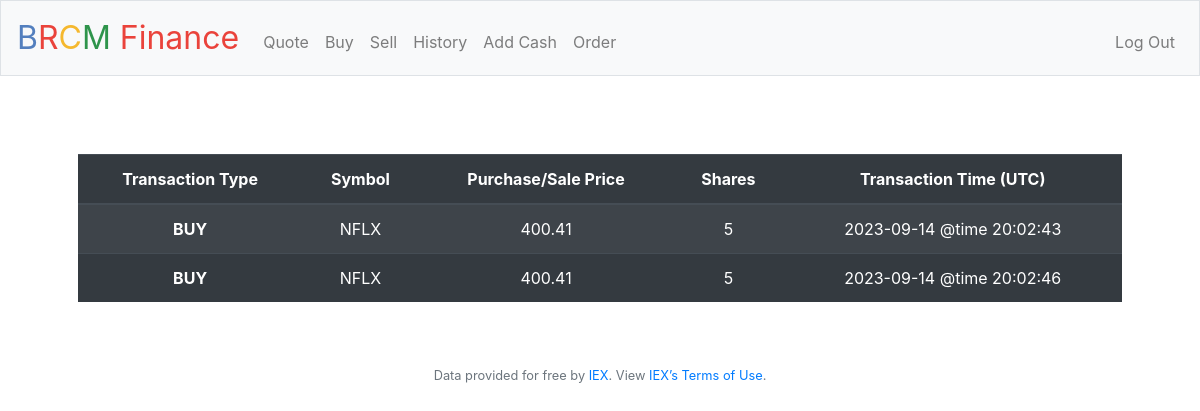
The app's page /history (signed in) with its own data.
### tables this page shows
CREATE TABLE orders (id INTEGER, user_id NUMERIC NOT NULL, symbol TEXT NOT NULL,             shares NUMERIC NOT NULL, price NUMERIC NOT NULL, timestamp TEXT, PRIMARY KEY(id),             FOREIGN KEY(user_id) REFERENCES users(id));

### app.py (the view)
@app.route("/history")
@login_required
def history():
    rows = db.execute("SELECT symbol, shares, price, timestamp FROM orders WHERE user_id = ?", session["user_id"])
    return render_template("history.html", rows = rows)

### app.py (called while the page is built)
@app.after_request
def after_request(response):
    response.headers["Cache-Control"] = "no-cache, no-store, must-revalidate"
    response.headers["Expires"] = 0
    response.headers["Pragma"] = "no-cache"
    return response

### helpers.py (called while the page is built)
def login_required(f):
    @wraps(f)
    def decorated_function(*args, **kwargs):
        if session.get("user_id") is None:
            return redirect("/login")
        return f(*args, **kwargs)
    return decorated_function

### templates/history.html (shortened to what this page needs)
{% extends "layout.html" %}
{% block main %}
    <table style='margin-top: 30px' class="table table-striped table-dark">
      <thead>
        <tr>
          <th scope="col"> Transaction Type </th>
          <th scope="col"> Symbol </th>
          <th scope="col"> Purchase/Sale Price </th>
          <th scope="col"> Shares </th>
          <th scope="col"> Transaction Time (UTC) </th>
        </tr>
      </thead>
      <tbody>
        {% for row in rows %}
        <tr>
          <th scope="row">
              {{ "BUY" if row["shares"] > 0 else "SELL" }}
          </th>
          <td>  {{ row["symbol"] }}  </td>
          <td>  {{ row["price"] }}  </td>
          <td>  {{ row["shares"]|abs }}  </td>
          <td>  {{ row["timestamp"] }}  </td>
        </tr>
        {% endfor %}
      </body>
{% endblock %}

### records on screen
orders: shares "BUY", symbol "NFLX", price "400.41", shares|abs "5", timestamp "2023-09-14 @time 20:02:43"
orders: shares "BUY", symbol "NFLX", price "400.41", shares|abs "5", timestamp "2023-09-14 @time 20:02:46"
